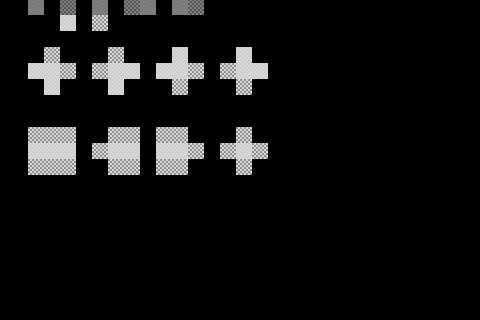

Below is a game level as drawn by its tile map, then a one-line description and the .tmx that defines it (tile-layer data replaced by summaries):
An orthogonal 30x20 tile map with 16x16 px tiles, 2 tile layers (regions, input_prototype), 1 hidden layer not drawn, 2 tilesets.

<map version="1.10" tiledversion="1.12.1" orientation="orthogonal" renderorder="right-down" width="30" height="20" tilewidth="16" tileheight="16" infinite="0" nextlayerid="4" nextobjectid="1">
 <properties>
  <property name="DeleteTiles" type="bool" value="true" />
 </properties>
 <tileset firstgid="1" source="../../tilesets/kenney_1bit.tsx" />
 <tileset firstgid="401" source="../../tilesets/transparent_tiles.tsx" />
 <layer id="1" name="regions" width="30" height="20" opacity="0.36" offsetx="12.25" offsety="-17">
  <data>[600 cells, 57 non-empty, 1 distinct tile ids]</data>
 </layer>
 <layer id="2" name="input_prototype" width="30" height="20" opacity="0.75" offsetx="12.25" offsety="-17">
  <data>[600 cells, 57 non-empty, 2 distinct tile ids]</data>
 </layer>
 <layer id="3" name="output_terrain" width="30" height="20" visible="0" offsetx="12.25" offsety="-17">
  <data>[600 cells, 13 non-empty, 13 distinct tile ids]</data>
 </layer>
</map>
